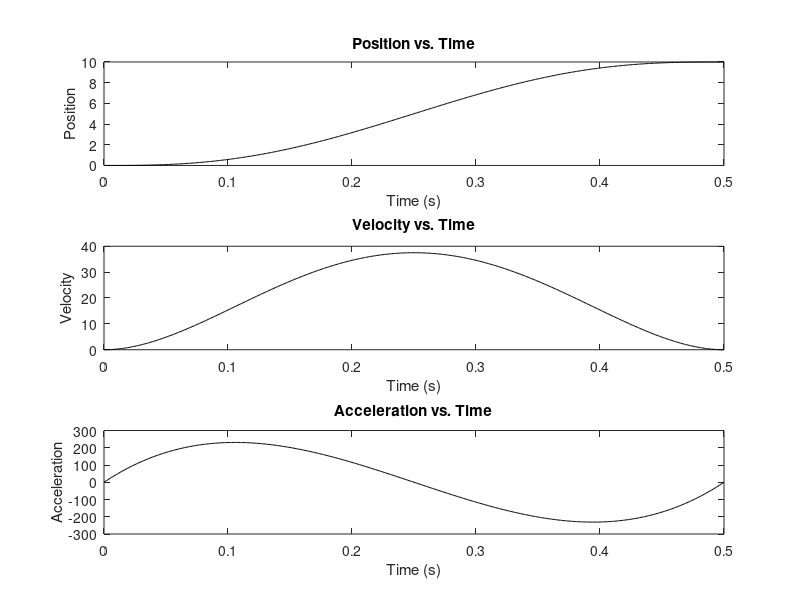

Source code (MATLAB):
tf = 0.5;
xf = 10;

A=[tf^5 tf^4 tf^3;5*tf^4 4*tf^3 3*tf^2;20*tf^3 12*tf^2 6*tf];
B=[6*tf^-5 -3*tf^-4 0.5*tf^-3;-15*tf^-4 7*tf^-3 -1*tf^-2;10*tf^-3 -4*tf^-2 0.5*tf^-1];

A*B;

C = B*[xf;0;0];
t=0:0.001:tf;

x = C(1)*t.^5+C(2)*t.^4+C(3)*t.^3;
v = 5*C(1)*t.^4 + 4*C(2)*t.^3 + 3*C(3)*t.^2;
a = 20*C(1)*t.^3 + 12*C(2)*t.^2 + 6*C(3)*t;

figure;
subplot(3,1,1);
plot(t,x,'k');
xlabel('Time (s)');
ylabel('Position');
title('Position vs. Time');
subplot(3,1,2);
plot(t,v,'k');
xlabel('Time (s)');
ylabel('Velocity');
title('Velocity vs. Time');
subplot(3,1,3);
plot(t,a,'k');
xlabel('Time (s)');
ylabel('Acceleration');
title('Acceleration vs. Time');

